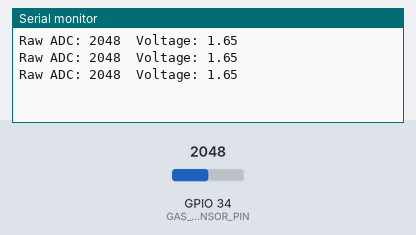
Simulated run of this sketch. Board: ESP32. On the bench: the last lines printed to the serial monitor. Inputs (shaded band) come from the test bench; at power-on: GPIO 34 (GAS_SENSOR_PIN) = 2048.

Above: at 1.3 s.
1.4 s: GPIO 34 (GAS_SENSOR_PIN) set to 2866
At 1.9 s:
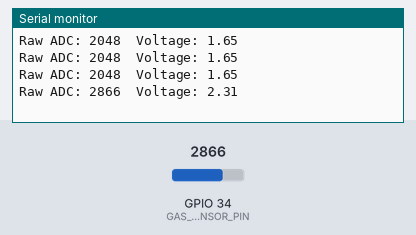
2.9 s: GPIO 34 (GAS_SENSOR_PIN) set to 3603
At 3.4 s:
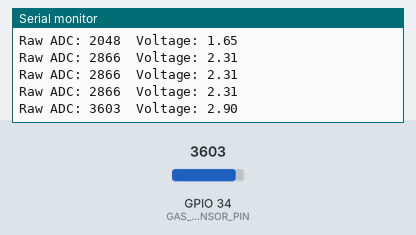
Timing chart, 0 to 5.9 s (numbered marks = the images above; inputs shaded):
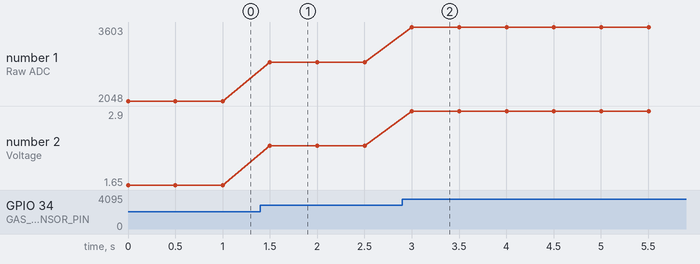

The sketch:

Gas_sensor_code.ino
```cpp
#define GAS_SENSOR_PIN 34      // GPIO 34 is connected to the analog output of the gas sensor
                               // ESP32 ADC1 pins range from GPIO 32 to GPIO 39

void setup() {                 // Runs once when the ESP32 starts

  Serial.begin(115200);        // Starts serial communication at 115200 baud rate
}

void loop() {                  // Runs repeatedly after setup()

  int rawValue = analogRead(GAS_SENSOR_PIN);
  // Reads the analog value from the gas sensor
  // ESP32 ADC range is typically 0 to 4095

  float voltage = (rawValue / 4095.0) * 3.3;
  // Converts the ADC reading into voltage
  // 0 ADC value = 0V
  // 4095 ADC value = 3.3V

  Serial.print("Raw ADC: ");
  // Prints the label "Raw ADC: "

  Serial.print(rawValue);
  // Prints the raw ADC value from the sensor

  Serial.print("  Voltage: ");
  // Prints the label "Voltage: "

  Serial.println(voltage);
  // Prints the calculated voltage and moves to the next line

  delay(500);
  // Waits 500 milliseconds before taking the next reading
}
```

Measured:
- after the input at 1.4 s, the serial monitor: prints a new line after 0.10 s (image 1)
- after the input at 2.9 s, the serial monitor: prints a new line after 0.10 s (image 2)
- plotted number 1: 2048 → 2866 after the input at 1.4 s, 2866 → 3603 after the input at 2.9 s
- plotted number 2: 1.65 → 2.31 after the input at 1.4 s, 2.31 → 2.9 after the input at 2.9 s
